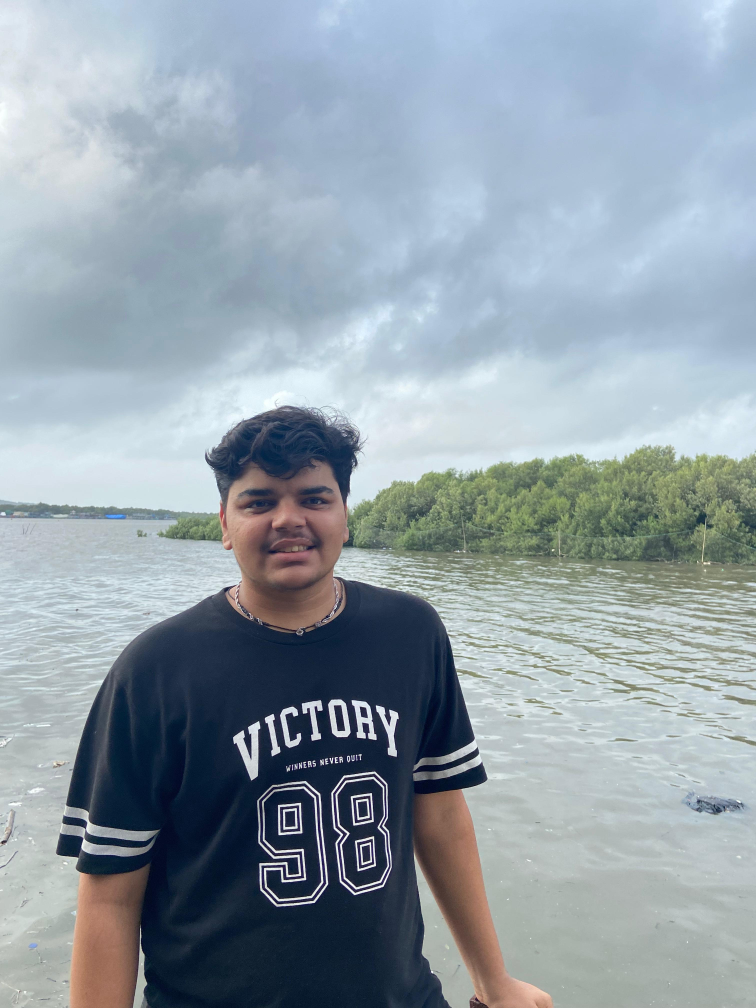
#> input picture ai-service/data/images/akshat-aa93d8ca.jpeg, 3024 x 4032 px (shown at 1/4 size)
$ python -i image_utils.py   (imports and definitions only)
#> lines starting #> are read from the running program, lines starting #| are printed output that depends on the picture
from io import BytesIO

import cv2
import numpy as np
from fastapi import UploadFile
from PIL import Image


CASCADE_PATH = cv2.data.haarcascades + "haarcascade_frontalface_default.xml"
FACE_CASCADE = cv2.CascadeClassifier(CASCADE_PATH)


# [11 lines not run here, left out]


def extract_single_face_features(
    image_array: np.ndarray,
    require_single_face: bool = False,
) -> np.ndarray:
#> called with require_single_face = False
    gray = cv2.cvtColor(image_array, cv2.COLOR_RGB2GRAY)
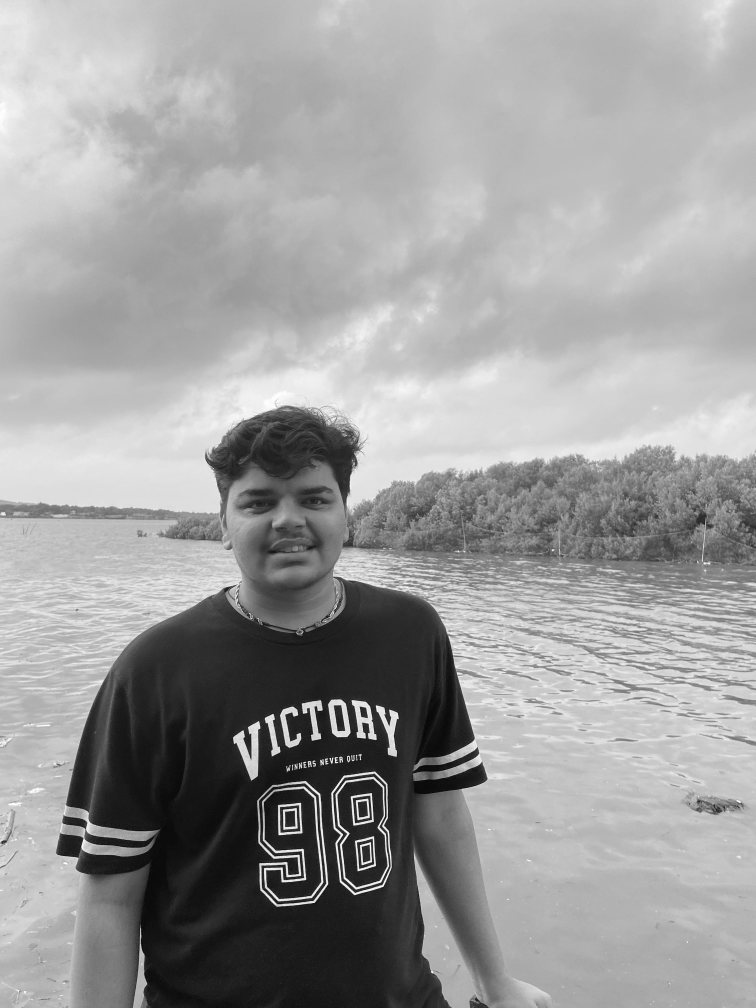
#> gray: shape (4032, 3024) (shown at 1/4 size); min 0, max 255, mean 156.9
    faces = FACE_CASCADE.detectMultiScale(
        gray,
        scaleFactor=1.1,
        minNeighbors=5,
        minSize=(80, 80),
    )
#> faces = [[889, 1809, 498, 498]]

    if len(faces) == 0:
        raise ValueError("No face detected in the image.")
    if require_single_face and len(faces) > 1:
        raise ValueError("Multiple faces detected. Please upload an image with one face.")

    # When multiple candidate faces are detected, use the largest one.
    # This makes recognition more forgiving for busy backgrounds or false positives.
    x, y, w, h = max(faces, key=lambda face: face[2] * face[3])
#> x = 889; y = 1809; w = 498; h = 498
    face_region = gray[y : y + h, x : x + w]
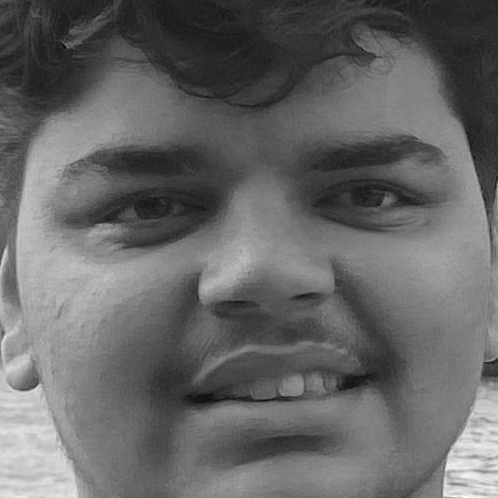
#> face_region: shape (498, 498); min 6, max 253, mean 102.5
    resized_face = cv2.resize(face_region, (200, 200))

    # Flatten the normalized grayscale face so we can store and compare it easily.
    normalized_face = resized_face.astype("float32") / 255.0
    return normalized_face.flatten()

>>> import cv2
>>> picture = cv2.cvtColor(cv2.imread('../data/images/akshat-aa93d8ca.jpeg'), cv2.COLOR_BGR2RGB)
>>> result = extract_single_face_features(picture)

$ run again, on ai-service/data/images/dhruv-c850a2ef.jpeg
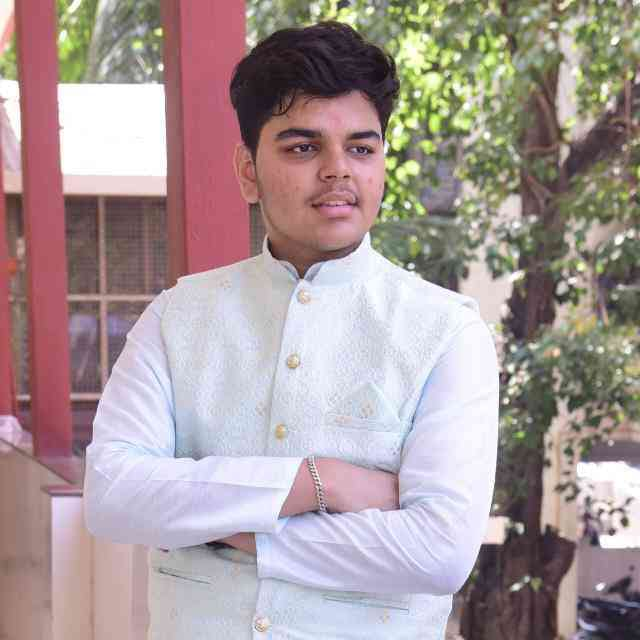
#> input picture ai-service/data/images/dhruv-c850a2ef.jpeg, 640 x 640 px
#> in extract_single_face_features, `gray = cv2.cvtColor(image_array, cv2.COLOR_RGB2GRAY)`:
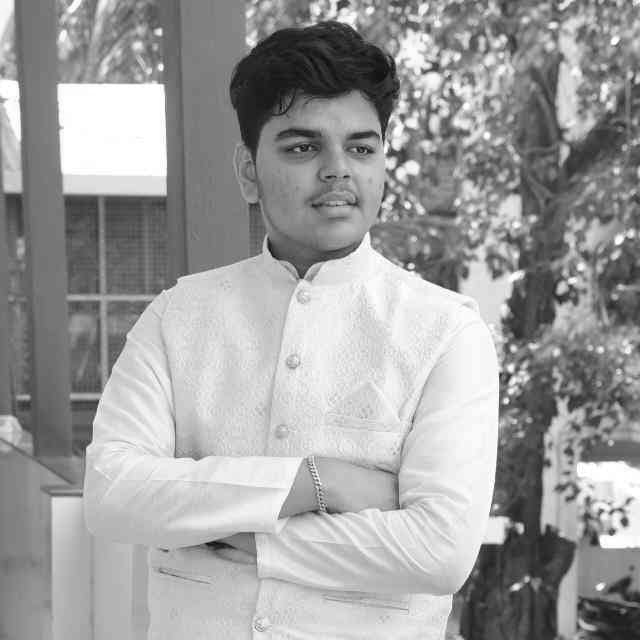
#> gray: shape (640, 640); min 6, max 255, mean 158.1
#> faces = [[262, 91, 145, 145]]
#> x = 262; y = 91; w = 145
#> in extract_single_face_features, `face_region = gray[y : y + h, x : x + w]`:
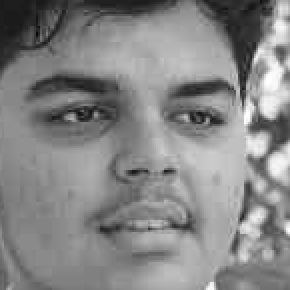
#> face_region: shape (145, 145) (shown 2 times larger); min 7, max 255, mean 133.8
